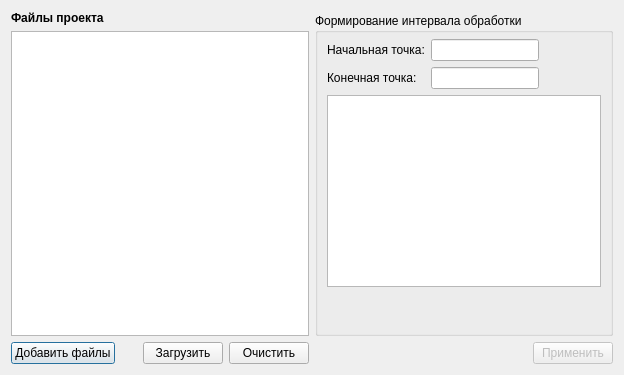
       <widget class="QWidget" name="tab_1">
        <attribute name="icon">
         <iconset resource="icons.qrc">
          <normaloff>:/resources/homeicon.png</normaloff>:/resources/homeicon.png</iconset>
        </attribute>
        <attribute name="title">
         <string/>
        </attribute>
        <attribute name="toolTip">
         <string>Старт</string>
        </attribute>
        <layout class="QHBoxLayout" name="horizontalLayout_8" stretch="1,1">
         <item>
          <layout class="QVBoxLayout" name="verticalLayout_4">
           <item>
            <widget class="QLabel" name="label_5">
             <property name="font">
              <font>
               <bold>true</bold>
              </font>
             </property>
             <property name="text">
              <string>Файлы проекта</string>
             </property>
            </widget>
           </item>
           <item>
            <widget class="QTreeView" name="fileTreeView">
             <property name="font">
              <font>
               <family>Segoe UI</family>
               <pointsize>12</pointsize>
               <bold>false</bold>
               <kerning>true</kerning>
              </font>
             </property>
             <property name="lineWidth">
              <number>2</number>
             </property>
             <property name="editTriggers">
              <set>QAbstractItemView::NoEditTriggers</set>
             </property>
             <property name="defaultDropAction">
              <enum>Qt::IgnoreAction</enum>
             </property>
             <property name="selectionMode">
              <enum>QAbstractItemView::NoSelection</enum>
             </property>
             <property name="selectionBehavior">
              <enum>QAbstractItemView::SelectRows</enum>
             </property>
             <property name="rootIsDecorated">
              <bool>true</bool>
             </property>
             <property name="animated">
              <bool>true</bool>
             </property>
             <property name="headerHidden">
              <bool>true</bool>
             </property>
             <property name="expandsOnDoubleClick">
              <bool>true</bool>
             </property>
            </widget>
           </item>
           <item>
            <layout class="QHBoxLayout" name="horizontalLayout">
             <property name="leftMargin">
              <number>0</number>
             </property>
             <item>
              <widget class="QPushButton" name="openProjectButton">
               <property name="toolTip">
                <string>Открыть файлы (.ifh, .prz)</string>
               </property>
               <property name="text">
                <string>Добавить файлы</string>
               </property>
               <property name="autoDefault">
                <bool>true</bool>
               </property>
               <property name="default">
                <bool>true</bool>
               </property>
               <property name="flat">
                <bool>false</bool>
               </property>
              </widget>
             </item>
             <item>
              <spacer name="horizontalSpacer">
               <property name="orientation">
                <enum>Qt::Horizontal</enum>
               </property>
               <property name="sizeHint" stdset="0">
                <size>
                 <width>40</width>
                 <height>20</height>
                </size>
               </property>
              </spacer>
             </item>
             <item>
              <widget class="QPushButton" name="initPlotButton">
               <property name="toolTip">
                <string>Сохранить параметры кривых и загрузить данные на график</string>
               </property>
               <property name="text">
                <string>Загрузить</string>
               </property>
              </widget>
             </item>
             <item>
              <widget class="QPushButton" name="cleanPlotButton">
               <property name="text">
                <string>Очистить</string>
               </property>
              </widget>
             </item>
            </layout>
           </item>
          </layout>
         </item>
         <item>
          <layout class="QVBoxLayout" name="verticalLayout_3">
           <property name="topMargin">
            <number>2</number>
           </property>
           <property name="bottomMargin">
            <number>0</number>
           </property>
           <item>
            <widget class="QGroupBox" name="dvlGroupBox">
             <property name="title">
              <string>Формирование интервала обработки</string>
             </property>
             <layout class="QVBoxLayout" name="verticalLayout_7">
              <property name="topMargin">
               <number>6</number>
              </property>
              <property name="bottomMargin">
               <number>6</number>
              </property>
              <item>
               <layout class="QGridLayout" name="gridLayout_2">
                <item row="1" column="1">
                 <widget class="QLineEdit" name="secondDvlLineEdit">
                  <property name="maximumSize">
                   <size>
                    <width>140</width>
                    <height>16777215</height>
                   </size>
                  </property>
                  <property name="focusPolicy">
                   <enum>Qt::ClickFocus</enum>
                  </property>
                 </widget>
                </item>
                <item row="1" column="0">
                 <widget class="QLabel" name="label_4">
                  <property name="text">
                   <string>Конечная точка:</string>
                  </property>
                 </widget>
                </item>
                <item row="0" column="0">
                 <widget class="QLabel" name="label_3">
                  <property name="text">
                   <string>Начальная точка:</string>
                  </property>
                 </widget>
                </item>
                <item row="0" column="1">
                 <widget class="QLineEdit" name="firstDvlLineEdit">
                  <property name="maximumSize">
                   <size>
                    <width>140</width>
                    <height>16777215</height>
                   </size>
                  </property>
                  <property name="focusPolicy">
                   <enum>Qt::ClickFocus</enum>
                  </property>
                 </widget>
                </item>
                <item row="0" column="2">
                 <spacer name="horizontalSpacer_16">
                  <property name="orientation">
                   <enum>Qt::Horizontal</enum>
                  </property>
                  <property name="sizeHint" stdset="0">
                   <size>
                    <width>40</width>
                    <height>20</height>
                   </size>
                  </property>
                 </spacer>
                </item>
               </layout>
              </item>
              <item>
               <widget class="QPlainTextEdit" name="initLogView"/>
              </item>
              <item>
               <spacer name="verticalSpacer">
                <property name="orientation">
                 <enum>Qt::Vertical</enum>
                </property>
                <property name="sizeHint" stdset="0">
                 <size>
                  <width>20</width>
                  <height>40</height>
                 </size>
                </property>
               </spacer>
              </item>
             </layout>
            </widget>
           </item>
           <item>
            <layout class="QHBoxLayout" name="horizontalLayout_2">
             <item>
              <spacer name="horizontalSpacer_17">
               <property name="orientation">
                <enum>Qt::Horizontal</enum>
               </property>
               <property name="sizeHint" stdset="0">
                <size>
                 <width>40</width>
                 <height>20</height>
                </size>
               </property>
              </spacer>
             </item>
             <item>
              <widget class="QPushButton" name="applyDvlPushButton">
               <property name="enabled">
                <bool>false</bool>
               </property>
               <property name="text">
                <string>Применить</string>
               </property>
              </widget>
             </item>
            </layout>
           </item>
          </layout>
         </item>
        </layout>
       </widget>
